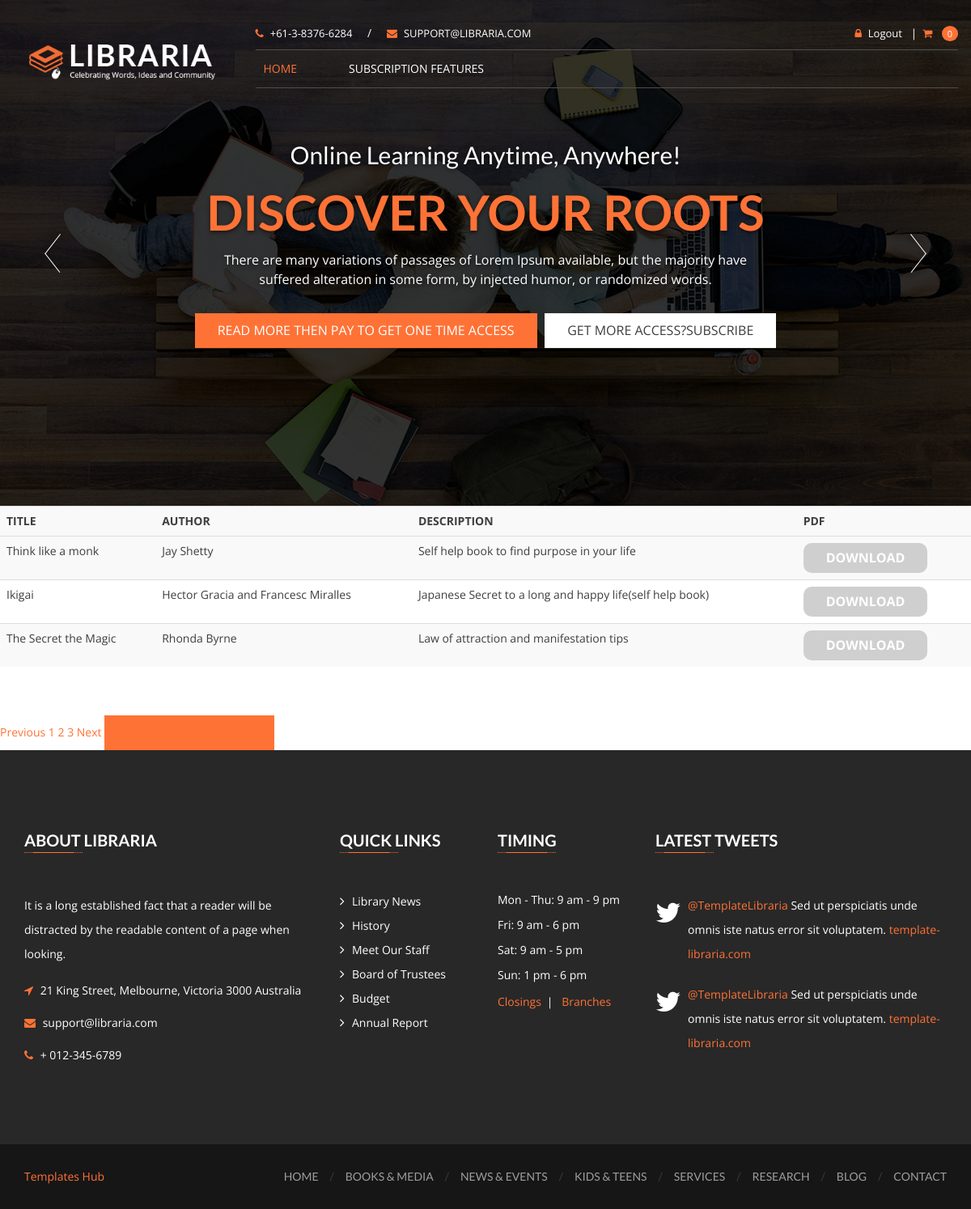
The page /userindex/ (signed in) on the database its author committed.
### bookstoreapp/models.py (models this page shows, shortened)
class Book(models.Model):
    name = models.CharField(max_length=100)
    author = models.CharField(max_length=100)
    desc = models.CharField(max_length=1000)
    pdf = models.FileField(upload_to='media',null=True)

### bookstoreapp/views.py (the view)
# urls.py: path('userindex/',v.UserIndexView.as_view(),name="user/userindexpage"),
class UserIndexView(ListView):
    model=Book
    paginate_by = 3
    template_name="user/userindex.html"
    context_object_name='obj'

### bookstoreapp/templates/user/userindex.html (shortened to what this page needs)
{% load static %}
<!DOCTYPE html>
<html lang="zxx">
<head>
    <link href="{% static 'css/font-awesome.min.css' %}" rel="stylesheet" type="text/css" />
    <link href="{% static 'css/mmenu.css' %}" rel="stylesheet" type="text/css" />
    <link href="{% static 'css/mmenu.positioning.css' %}" rel="stylesheet" type="text/css" />
    <link href="{% static 'style.css' %}" rel="stylesheet" type="text/css" />
</head>
<body>
    <header id="header-v1" class="navbar-wrapper">
        <div class="container">
            <div class="row">
                <nav class="navbar navbar-default">
                    <div class="row">
                        <div class="col-md-3">
                            <div class="navbar-header">
                                <div class="navbar-brand">
                                    <h1>
                                        <a href="index-2.html">
                                            <img src="{% static 'images/libraria-logo-v1.png' %}"
                                                alt="LIBRARIA" />
                                        </a>
                                    </h1>
                                </div>
                            </div>
                        </div>
                        <div class="col-md-9">
                            <div class="header-topbar hidden-sm hidden-xs">
                                <div class="row">
                                    <div class="col-sm-6">
                                        <div class="topbar-info">
                                            <a href="tel:+61-3-8376-6284"><i class="fa fa-phone"></i>+61-3-8376-6284</a>
                                            <span>/</span>
                                            <a href="mailto:support@libraria.com"><i
                                                    class="fa fa-envelope"></i>support@libraria.com</a>
                                        </div>
                                    </div>
                                    <div class="col-sm-6">
                                        <div class="topbar-links">
                                            <a href="{% url 'registration/logout' %}"><i
                                                    class="fa fa-lock"></i>Logout</a>
                                            <span>|</span>
                                            <div class="header-cart dropdown">
                                                <a data-toggle="dropdown" class="dropdown-toggle"
                                                    href="{% url 'user/checkout' %}">
                                                    <i class="fa fa-shopping-cart"></i>
                                                    <small>0</small>
                                                </a>
                                            </div>
                                        </div>
                                    </div>
                                </div>
                            </div>
                            <div class="navbar-collapse hidden-sm hidden-xs">
                                <ul class="nav navbar-nav">
                                    <li class="dropdown active">
                                        <a data-toggle="dropdown" class="dropdown-toggle disabled"
                                            href="{% url 'homepage' %}">Home</a>
                                    </li>
                                    <li><a href="{% url 'user/cancelsubscription' %}">Subscription Features</a></li>
                                </ul>
                            </div>
                        </div>
                </nav>
            </div>
        </div>
    </header>
    <div data-ride="carousel" class="carousel slide" id="home-v1-header-carousel">
        <div class="carousel-inner">
            <div class="item active">
                <figure>
                    <img alt="Home Slide" src="{% static 'images/header-slider/home-v1/header-slide.jpg' %}" />
                </figure>
                <div class="container">
                    <div class="carousel-caption">
                        <h3>Online Learning Anytime, Anywhere!</h3>
                        <h2>Discover Your Roots</h2>
                        <p>There are many variations of passages of Lorem Ipsum available, but the majority have
                            suffered alteration in some form, by injected humor, or randomized words.</p>
                        <div class="slide-buttons hidden-sm hidden-xs">
                            <a href="{% url 'user/checkout' %}" class="btn btn-primary">Read More Then Pay to get one
                                time access</a>
                            <a href="{% url 'user/subscriptionplan' %}" class="btn btn-default">Get More
                                Access?Subscribe</a>
                        </div>
                    </div>
                </div>
            </div>
        </div>
        <a class="left carousel-control" href="#home-v1-header-carousel" data-slide="prev"></a>
        <a class="right carousel-control" href="#home-v1-header-carousel" data-slide="next"></a>
    </div>
    <body>
        {% if user.is_authenticated %}
        <table class='table table-primary table-striped'>
            <tr>
                <th>TITLE</th>
                <th>AUTHOR</th>
                <th>DESCRIPTION</th>
                <th>PDF</th>
            </tr>
            <tr>
                {% for i in obj %}
            <tr>
                <td>{{i.name}}</td>
                <td>{{i.author}}</td>
                <td>{{i.desc}}</td>
                <td><a class="btn btn-primary badge" href="{{i.pdf.url}}" download>Download</a></td>
            </tr>
            {% endfor %}
            </tr>
        </table>
        <br>
        <br>
        {% include "user/pagination.html" %}
        <button><a href="{% url 'chat-index' %}">GO TO Chat Group</a></button>
        {% else %}
        <a href="{% url 'registration/loginpage' %}"><i class="fa fa-lock"></i>Login </a>
        {% endif %}
        <footer class="site-footer">
            <div class="container">
                <div id="footer-widgets">
                    <div class="row">
                        <div class="col-md-4 col-sm-6 widget-container">
                            <div id="text-2" class="widget widget_text">
                                <h3 class="footer-widget-title">About Libraria</h3>
                                <span class="underline left"></span>
                                <div class="textwidget">
                                    It is a long established fact that a reader will be distracted by the readable
                                    content of a page when looking.
                                </div>
                                <address>
                                    <div class="info">
                                        <i class="fa fa-location-arrow"></i>
                                        <span>21 King Street, Melbourne, Victoria 3000 Australia</span>
                                    </div>
                                    <div class="info">
                                        <i class="fa fa-envelope"></i>
                                        <span><a href="mailto:support@libraria.com">support@libraria.com</a></span>
                                    </div>
                                    <div class="info">
                                        <i class="fa fa-phone"></i>
                                        <span><a href="tel:012-345-6789">+ 012-345-6789</a></span>
                                    </div>
                                </address>
                            </div>
                        </div>
                        <div class="col-md-2 col-sm-6 widget-container">
                            <div id="nav_menu-2" class="widget widget_nav_menu">
                                <h3 class="footer-widget-title">Quick Links</h3>
                                <span class="underline left"></span>
                                <div class="menu-quick-links-container">
                                    <ul id="menu-quick-links" class="menu">
                                        <li><a href="#">Library News</a></li>
                                        <li><a href="#">History</a></li>
                                        <li><a href="#">Meet Our Staff</a></li>
                                        <li><a href="#">Board of Trustees</a></li>
                                        <li><a href="#">Budget</a></li>
                                        <li><a href="#">Annual Report</a></li>
                                    </ul>
                                </div>
                            </div>
                        </div>
                        <div class="col-md-2 col-sm-6 widget-container">
                            <div id="text-4" class="widget widget_text">
                                <h3 class="footer-widget-title">Timing</h3>
                                <span class="underline left"></span>
                                <div class="timming-text-widget">
                                    <time datetime="2017-02-13">Mon - Thu: 9 am - 9 pm</time>
                                    <time datetime="2017-02-13">Fri: 9 am - 6 pm</time>
                                    <time datetime="2017-02-13">Sat: 9 am - 5 pm</time>
                                    <time datetime="2017-02-13">Sun: 1 pm - 6 pm</time>
                                    <ul>
                                        <li><a href="#">Closings</a></li>
                                        <li><a href="#">Branches</a></li>
                                    </ul>
                                </div>
                            </div>
                        </div>
                        <div class="col-md-4 col-sm-6 widget-container">
                            <div class="widget twitter-widget">
                                <h3 class="footer-widget-title">Latest Tweets</h3>
                                <span class="underline left"></span>
                                <div id="twitter-feed">
                                    <ul>
                                        <li>
                                            <p><a href="#">@TemplateLibraria</a> Sed ut perspiciatis unde omnis iste
                                                natus error sit voluptatem. <a href="#">template-libraria.com</a></p>
                                        </li>
                                        <li>
                                            <p><a href="#">@TemplateLibraria</a> Sed ut perspiciatis unde omnis iste
                                                natus error sit voluptatem. <a href="#">template-libraria.com</a></p>
                                        </li>
                                    </ul>
                                </div>
                            </div>
                        </div>
                    </div>
                </div>
            </div>
            <div class="sub-footer">
                <div class="container">
                    <div class="row">
                        <div class="footer-text col-md-3">
                            <p><a target="_blank" href="https://www.templateshub.net">Templates Hub</a></p>
                        </div>
                        <div class="col-md-9 pull-right">
                            <ul>
                                <li><a href="index-2.html">Home</a></li>
                                <li><a href="books-media-list-view.html">Books &amp; Media</a></li>
                                <li><a href="news-events-list-view.html">News &amp; Events</a></li>
                                <li><a href="#">Kids &amp; Teens</a></li>
                                <li><a href="services.html">Services</a></li>
                                <li><a href="#">Research</a></li>
                                <li><a href="blog.html">Blog</a></li>
                                <li><a href="contact.html">Contact</a></li>
                            </ul>
                        </div>
                    </div>
                </div>
            </div>
        </footer>
    </body>
</html>

### rows shown on the page
Book: name "Think like a monk", author "Jay Shetty", desc "Self help book to find purpose in your life"
Book: name "Ikigai", author "Hector Gracia and Francesc Miralles", desc "Japanese Secret to a long and happy life(self help book)"
Book: name "The Secret the Magic", author "Rhonda Byrne", desc "Law of attraction and manifestation tips"

### other values the page prints
{{ i }} "1"
{{ i }} "2" "3"
